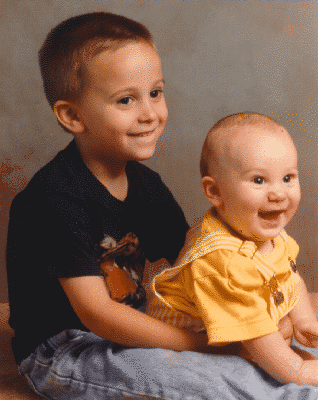
%> input picture lab-programs/image/kids.tif, 318 x 400 px
$ octave boundExtract.m   (GNU Octave 9; MATLAB toolbox functions it lacks are replaced by stand-ins)
%> lines starting %> are read from the running program, lines starting %| are printed output that depends on the picture
%% Boundary extraction
I=imread('F:\lab-programs\image\kids.tif');
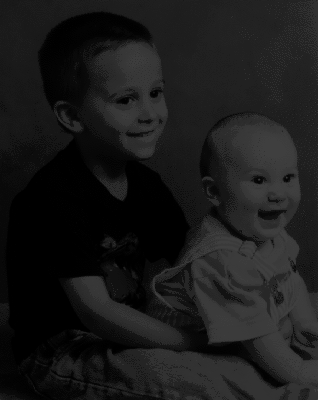
%> I: size 400x318 uint8; min 0, max 63, mean 26.1
s=strel('disk', 2.0);
f=imerode(I,s);
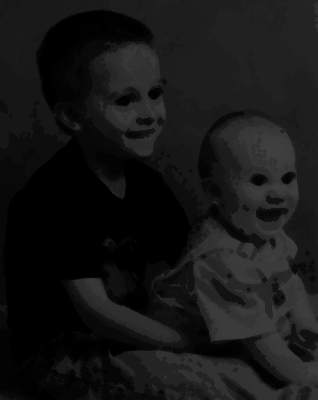
%> f: size 400x318 uint8; min 0, max 63, mean 22
subplot(2,1,1);
imshow(I);
title('Original Image');

subplot(2,1,2);
imshow(I-f);
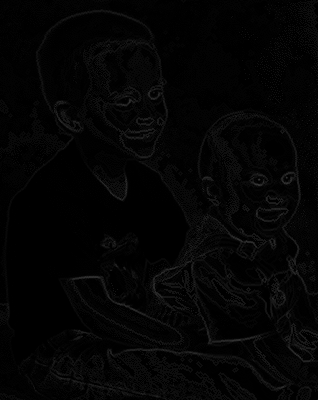
%> displayed picture: size 400x318, on the screen's scale of 0 to 255; min 0, max 52, mean 4.2
title('Boundary extracted image');

$ run again, with lab-programs/image/autumn.tif copied over lab-programs/image/kids.tif
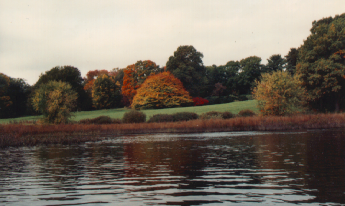
%> input picture lab-programs/image/autumn.tif, 345 x 206 px
%> I is the input picture: size 206x345x3 uint8; mean R, G, B 119.7, 110.2, 98.9
%> `f=imerode(I,s);`:
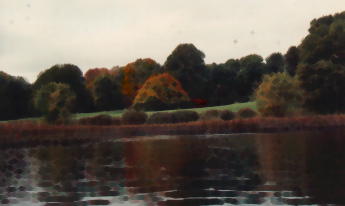
%> f: size 206x345x3 uint8; mean R, G, B 101.1, 92.8, 84.1
%> `imshow(I-f);`:
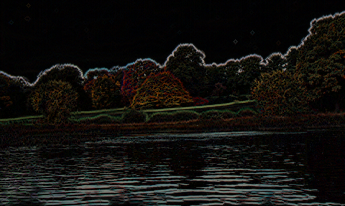
%> displayed picture: size 206x345x3, on the screen's scale of 0 to 255; mean R, G, B 18.6, 17.4, 14.8

$ run again, with lab-programs/image/board.tif copied over lab-programs/image/kids.tif
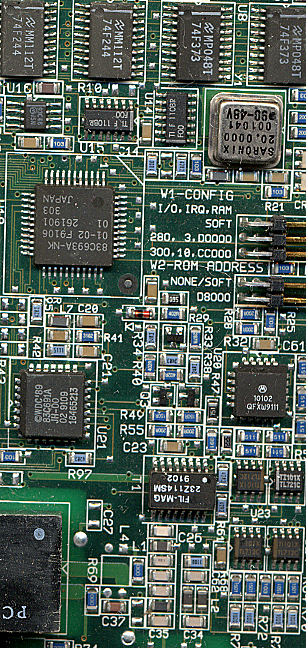
%> input picture lab-programs/image/board.tif, 306 x 648 px
%> I is the input picture: size 648x306x3 uint8; mean R, G, B 84.2, 99, 89.1
%> `f=imerode(I,s);`:
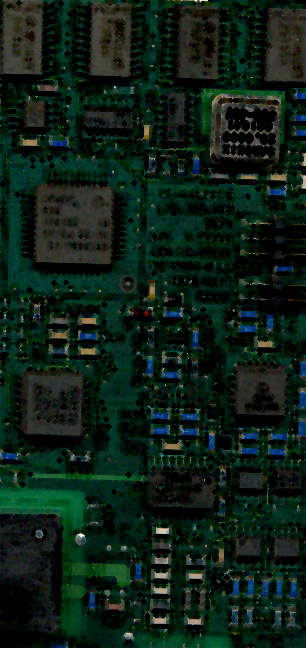
%> f: size 648x306x3 uint8; mean R, G, B 12.6, 32.2, 22
%> `imshow(I-f);`:
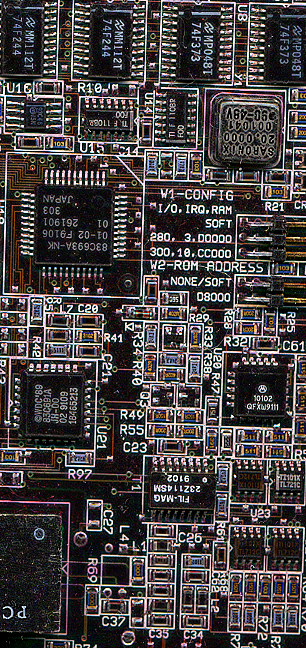
%> displayed picture: size 648x306x3, on the screen's scale of 0 to 255; mean R, G, B 71.6, 66.9, 67.1

$ run again, with lab-programs/image/cameraman.tif copied over lab-programs/image/kids.tif
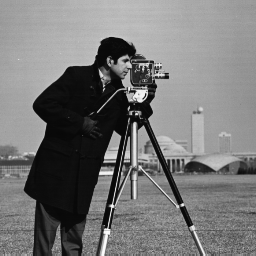
%> input picture lab-programs/image/cameraman.tif, 256 x 256 px
%> I is the input picture: size 256x256 uint8; min 7, max 253, mean 118.7
%> `f=imerode(I,s);`:
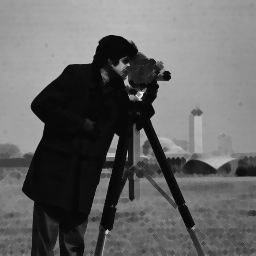
%> f: size 256x256 uint8; min 7, max 235, mean 101.6
%> `imshow(I-f);`:
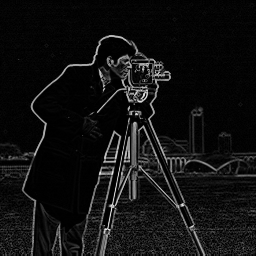
%> displayed picture: size 256x256, on the screen's scale of 0 to 255; min 0, max 231, mean 17.1
